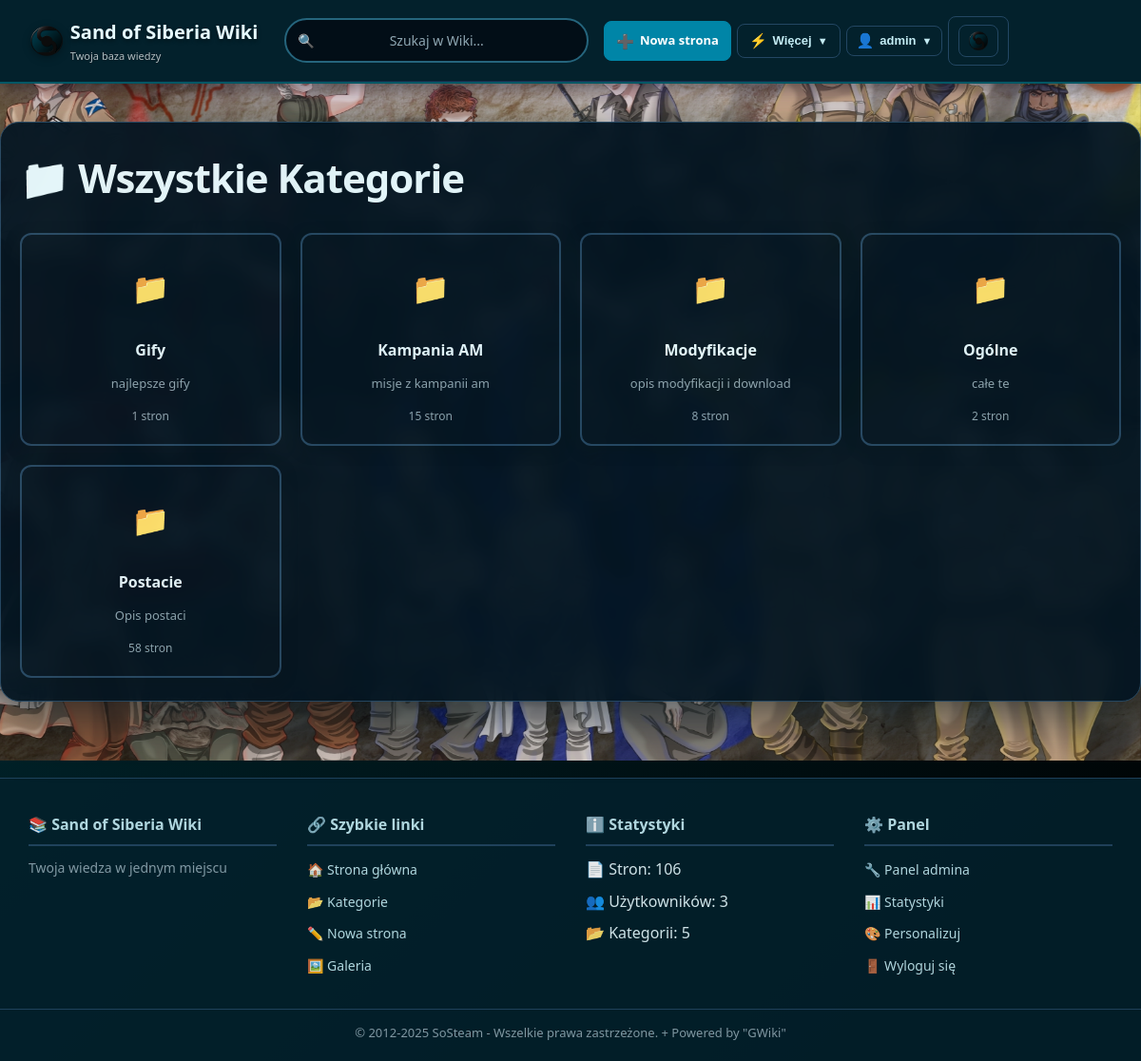
Page /categories (signed in) on the committed database.
### tables this page shows
CREATE TABLE `categories` (
  `category_id` int(11) NOT NULL,
  `name` varchar(100) NOT NULL,
  `description` text DEFAULT NULL,
  `parent_id` int(11) DEFAULT NULL
);

### views/categories.php (the view, shortened to what this page needs)
<h1>📁 Wszystkie Kategorie</h1>
<?php if (empty($categories)): ?>
    <p class="info">
        Brak kategorii.
        <?php if (isset($_SESSION['role']) && $_SESSION['role'] === 'admin'): ?>
            <a href="/admin/categories">Dodaj pierwszą kategorię</a>
        <?php endif; ?>
    </p>
<?php else: ?>
    <div class="categories-grid">
        <?php foreach ($categories as $cat): ?>
            <a href="/category/<?= (int)$cat['category_id'] ?>" class="category-card">
                <div class="category-icon">📁</div>
                <div class="category-name">
                    <?= htmlspecialchars($cat['name'], ENT_QUOTES, 'UTF-8') ?>
                </div>
                <?php if (!empty($cat['description'])): ?>
                    <div class="category-desc">
                        <?= htmlspecialchars($cat['description'], ENT_QUOTES, 'UTF-8') ?>
                    </div>
                <?php endif; ?>
                <div class="category-count">
                    <?= (int)$cat['pages_count'] ?> stron
                </div>
            </a>
        <?php endforeach; ?>
    </div>
<?php endif; ?>

### public/css/base.css (style rules this page uses)
* { margin: 0; padding: 0; box-sizing: border-box; }
body { font-family: 'Russo One', 'Segoe UI', 'Helvetica Neue', sans-serif; background-color: var(--bg-page); background: var(--bg-page); color: var(--text-primary); line-height: 1.7; position: relative; }
body::before { content: ''; position: fixed; top: 0; left: 0; right: 0; bottom: 0; pointer-events: none; z-index: 0; }
h1, h2, h3 { background: var(--text-primary); -webkit-background-clip: text; -webkit-text-fill-color: transparent; background-clip: text; margin-bottom: 25px; font-weight: 800; }
h1 { font-size: 42px; letter-spacing: -1px; }
a { color: var(--accent-secondary); text-decoration: none; transition: all 0.3s; }
a, .nav-link { color: var(--link-color, var(--accent-secondary, #4990c6)); text-decoration: none; transition: color 0.2s ease; }

### public/css/layout.css (style rules this page uses)
*, *::before, *::after { box-sizing: border-box; margin: 0; padding: 0; }
html, body { min-height: 100%; }
body { font-family: system-ui, -apple-system, BlinkMacSystemFont, "Segoe UI", sans-serif; background-color: var(--bg-page); background: linear-gradient(135deg, #00323c 0%, #000000 100%) !important; color: var(--text-primary); line-height: 1.6; }
a { color: var(--accent-main); text-decoration: none; }
.categories-grid { display: grid; grid-template-columns: repeat(auto-fill, minmax(240px, 1fr)); gap: 20px; margin-top: 20px; }
.category-card { background-color: var(--card-bg); border: 1px solid var(--border-subtle); border-radius: 12px; padding: 18px 20px; text-decoration: none; color: inherit; transition: background-color 0.2s ease, border-color 0.2s ease, transform 0.2s ease; display: flex; flex-direction: column; gap: 10px; }
.category-icon { font-size: 32px; margin-bottom: 4px; }
.category-name { font-size: 16px; font-weight: 700; color: var(--text-secondary); }
.category-desc { font-size: 13px; color: var(--text-muted); line-height: 1.4; }
.category-count { font-size: 12px; color: var(--text-muted); margin-top: auto; }

### public/css/wiki.css (style rules this page uses)
.category-card { background: var(--card-bg); border: 2px solid var(--border-subtle); border-radius: 12px; padding: 20px; text-align: center; text-decoration: none; transition: all 0.3s ease; display: flex; flex-direction: column; align-items: center; gap: 15px; box-shadow: var(--shadow-sm); }
.category-icon { width: auto; height: auto; display: flex; align-items: center; justify-content: center; background: none; border-radius: 50%; padding: 10px; transition: transform 0.3s ease; }
.category-name { font-size: 16px; font-weight: bold; color: var(--text-primary); line-height: 1.4; }

### public/css/themes/sos.css (style rules this page uses)
:root { --bg-primary: #010b10; --bg-secondary: #02141d; --bg-tertiary: #03212c; --bg-surface: #03212c; --text-primary: #e6faff; --text-secondary: #c4ecf4; --text-muted: #8fa7b2; --accent-primary: #0085a7; --accent-secondary: #0390a8; --accent-hover: #04a4bf; --accent-main: var(--accent-primary); --accent-strong: var(--accent-secondary); --border-subtle: #234763; --border-strong: #315a7a; --border-color: var(--border-subtle); --card-bg: #031521; --card-bg-soft: #052132; --header-bg: #0085a780; --input-bg: #020e17; --input-border: #25657d; --input-border-focus: #04a4bf; --shadow-sm: 0 4px 15px rgba(0, 20, 28, 0.4); --shadow-md: 0 8px 30px rgba(0, 20, 28, 0.55); --shadow-lg: 0 20px 60px rgba(0, 20, 28, 0.7); --success-bg: rgba(34, 197, 94, 0.08); --success-border: #22c55e; --success-text: #bbf7d0; --error-bg: rgba(239, 68, 68, 0.08); --error-border: #ef4444; --error-text: #fecaca; --warning-bg: rgba(250, 204, 21, 0.08); --warning-border: #facc15; --warning-text: #fef3c7; --info-bg: rgba(3, 105, 161, 0.08); --info-border: #0ea5e9; --info-text: #bae6fd; --btn-primary-bg: linear-gradient(135deg, #024f63, #0390a8); --btn-primary-border: #04a4bf; --btn-secondary-bg: rgba(3, 144, 168, 0.18); --btn-secondary-border: #25657d; --badge-admin-bg: linear-gradient(135deg, #0ea5e9, #0369a1); --badge-editor-bg: linear-gradient(135deg, #22c1c3, #0390a8); --badge-viewer-bg: rgba(148, 163, 184, 0.7); --progress-bg: #02141d; --progress-fill: linear-gradient(90deg, #024f63, #0390a8); --link-color: #7dd3fc; --link-hover: #e0f2fe; }

### rows in the picture
categories: name "Gify", description "najlepsze gify", pages_count "1"
categories: name "Kampania AM", description "misje z kampanii am", pages_count "15"
categories: name "Modyfikacje", description "opis modyfikacji i download", pages_count "8"
categories: name "Ogólne", description "całe te", pages_count "2"
categories: name "Postacie", description "Opis postaci", pages_count "58"

### other values in the picture
$siteName "Sand of Siberia Wiki"
$siteTagline "Twoja baza wiedzy"
$_SESSION['username'] "admin"
ThemeLoader::get('site_name', 'Wiki Engine') "Sand of Siberia Wiki"
ThemeLoader::get('site_description', 'Twoja wiedza w jednym miejscu') "Twoja wiedza w jednym miejscu"
$stats['total_pages'] "106"
$stats['total_users'] "3"
$stats['total_categories'] "5"
